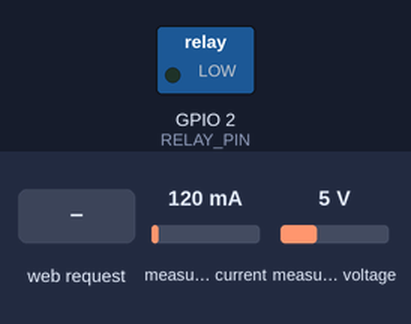
A sketch run on a simulated ESP32. On the bench: switched loads named in the sketch (green lamp = pin HIGH). The test bench sets the inputs (shaded band); at power-on: measured current 120 mA, measured voltage 5 V. WiFi joins after 1.5 s; servers stay silent unless stated; EEPROM starts erased; what the sketch prints to the serial monitor is not drawn.

Above: at 4.7 s.
4.8 s: HTTP request GET /setlimit?value=1 received
At 6.1 s:
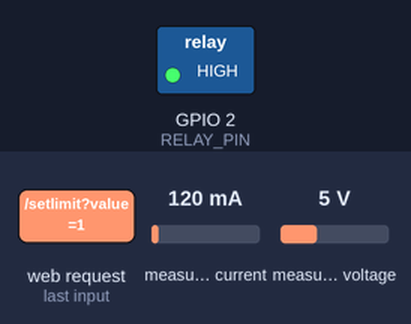
Timing chart, 0 to 7.8 s (numbered marks = the images above; inputs shaded):
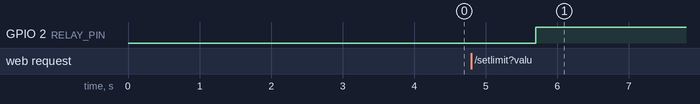

Measured:
- after the input at 4.8 s, GPIO 2 (RELAY_PIN): LOW → HIGH after 0.90 s

The sketch:

adwasdasd.ino
```cpp
/*
 * Smart Energy Meter + Web Control + Adjustable Power Limit + QR WiFi Access
 * Board: ESP32 Dev Module
 */

#include <WiFi.h>
#include <WebServer.h>
#include <PZEM004Tv30.h>
#include <EEPROM.h>

#define PZEM_RX_PIN 16
#define PZEM_TX_PIN 17
#define RELAY_PIN 2

const char* ssid = "LEKMELU GAWE YOMELU BAYAR";
const char* password = "cahrantau";

#define EEPROM_SIZE 32
#define ADDR_TRIP 0

PZEM004Tv30 pzem(Serial2, PZEM_RX_PIN, PZEM_TX_PIN);
WebServer server(80);

float voltage = 0, current = 0, power = 0, energy = 0;
float avgPower = 0, cost = 0, TRIP_THRESHOLD = 1800.0;
bool relayStatus = true;
const unsigned long DEBOUNCE_TIME = 3000;
unsigned long lastTripTime = 0;

String getPage() {
  // Format QR Code untuk WiFi (kompatibel dengan HP Android/iPhone)
  String wifiQR = "WIFI:T:WPA;S:" + String(ssid) + ";P:" + String(password) + ";;";
  String qrURL = "https://chart.googleapis.com/chart?chs=200x200&cht=qr&chl=" + wifiQR;

  String html = R"rawliteral(
  <html>
  <head>
    <meta name='viewport' content='width=device-width, initial-scale=1'>
    <title>Smart Energy Dashboard</title>
    <script src='https://cdn.jsdelivr.net/npm/chart.js'></script>
    <style>
      body { font-family: Arial; background:#f9fafb; text-align:center; margin:0; }
      h2 { color:#1e293b; margin:20px 0; }
      .card { background:white; border-radius:12px; width:80%; margin:20px auto; padding:15px;
              box-shadow:0 2px 6px rgba(0,0,0,0.1); text-align:center; }
      canvas { display:block; margin:auto; width:80%; height:130px !important; }
      button { padding:8px 16px; border:none; border-radius:6px; margin:5px; font-size:15px; }
      .on { background:green; color:white; }
      .off { background:red; color:white; }
      input[type=range] { width:80%; margin:10px 0; }
      input[type=number] { width:80px; padding:5px; text-align:center; }
      img.qr { margin:10px auto; border-radius:10px; box-shadow:0 2px 5px rgba(0,0,0,0.1); }
    </style>
  </head>
  <body>
    <h2>Smart Energy Dashboard</h2>

    <div class='card'>
      <h3>🔗 Hubungkan ke WiFi</h3>
      <p><b>SSID:</b> )rawliteral" + String(ssid) + R"rawliteral(<br>
         <b>Password:</b> )rawliteral" + String(password) + R"rawliteral(</p>
      <img class='qr' src=')rawliteral" + qrURL + R"rawliteral(' alt='WiFi QR Code'>
      <p>📱 Scan QR di atas untuk langsung tersambung ke jaringan WiFi</p>
    </div>

    <div class='card'>
      <p><b>Tegangan:</b> <span id='v'>0</span> V</p>
      <canvas id='voltChart'></canvas>
    </div>

    <div class='card'>
      <p><b>Arus:</b> <span id='i'>0</span> A</p>
      <canvas id='currChart'></canvas>
    </div>

    <div class='card'>
      <p><b>Daya:</b> <span id='p'>0</span> W</p>
      <canvas id='powerChart'></canvas>
    </div>

    <div class='card'>
      <p><b>Energi:</b> <span id='e'>0</span> Wh</p>
      <canvas id='energyChart'></canvas>
    </div>

    <div class='card'>
      <p><b>Biaya:</b> Rp <span id='c'>0</span></p>
      <canvas id='costChart'></canvas>
    </div>

    <div class='card'>
      <p><b>Status Relay:</b> <span id='r'>ON ✅</span></p>
      <a href='/on'><button class='on'>NYALAKAN</button></a>
      <a href='/off'><button class='off'>MATIKAN</button></a>
    </div>

    <div class='card'>
      <p><b>Batas Daya Proteksi:</b> <span id='limit'>0</span> W</p>
      <input type='range' id='limitSlider' min='0' max='5000' step='10' value='1800' oninput='updateLimit(this.value)'>
      <input type='number' id='limitBox' value='1800' min='0' step='10' oninput='updateLimit(this.value)'>
      <button onclick='saveLimit()' style='background:#2563eb;color:white;'>Simpan Batas</button>
    </div>

    <script>
      let data = {v:[], i:[], p:[], e:[], c:[]};
      let maxPoints = 20;

      const charts = {};
      const makeChart = (id,color)=>{
        const ctx=document.getElementById(id).getContext('2d');
        charts[id]=new Chart(ctx,{type:'line',data:{labels:[],datasets:[{borderColor:color,borderWidth:2,fill:true,backgroundColor:color+'22',pointRadius:0}]},
        options:{scales:{x:{display:false},y:{display:false}},plugins:{legend:{display:false}},animation:false}});
      };

      makeChart('voltChart','#3b82f6');
      makeChart('currChart','#22c55e');
      makeChart('powerChart','#ef4444');
      makeChart('energyChart','#f59e0b');
      makeChart('costChart','#8b5cf6');

      async function fetchData(){
        const res=await fetch('/data');
        const j=await res.json();
        document.getElementById('v').innerText=j.voltage.toFixed(2);
        document.getElementById('i').innerText=j.current.toFixed(3);
        document.getElementById('p').innerText=j.power.toFixed(2);
        document.getElementById('e').innerText=j.energy.toFixed(3);
        document.getElementById('c').innerText=j.cost.toFixed(2);
        document.getElementById('r').innerText=j.relay ? "ON ✅" : "OFF ⚠";
        document.getElementById('limit').innerText=j.limit.toFixed(0);
        document.getElementById('limitSlider').value=j.limit;
        document.getElementById('limitBox').value=j.limit;

        const m={v:'voltChart',i:'currChart',p:'powerChart',e:'energyChart',c:'costChart'};
        const v={v:j.voltage,i:j.current,p:j.power,e:j.energy,c:j.cost};
        for(let k in m){
          data[k].push(v[k]);
          if(data[k].length>maxPoints)data[k].shift();
          charts[m[k]].data.labels=Array(data[k].length).fill('');
          charts[m[k]].data.datasets[0].data=data[k];
          charts[m[k]].update();
        }
      }

      function updateLimit(val){
        document.getElementById('limitBox').value=val;
        document.getElementById('limitSlider').value=val;
        document.getElementById('limit').innerText=val;
      }

      async function saveLimit(){
        const newLimit=document.getElementById('limitBox').value;
        await fetch('/setlimit?value='+newLimit);
        alert('Batas daya disimpan: '+newLimit+' W');
      }

      setInterval(fetchData,2000);
    </script>
  </body>
  </html>
  )rawliteral";
  return html;
}

void setup() {
  Serial.begin(115200);
  delay(2000);
  EEPROM.begin(EEPROM_SIZE);
  EEPROM.get(ADDR_TRIP, TRIP_THRESHOLD);
  if (isnan(TRIP_THRESHOLD) || TRIP_THRESHOLD < 0) TRIP_THRESHOLD = 1800.0;

  pinMode(RELAY_PIN, OUTPUT);
  digitalWrite(RELAY_PIN, LOW);

  WiFi.begin(ssid, password);
  Serial.print("Menghubungkan ke WiFi ");
  while (WiFi.status() != WL_CONNECTED) { delay(500); Serial.print("."); }
  Serial.println("\n✅ WiFi Terhubung!");
  Serial.println(WiFi.localIP());

  server.on("/", [](){ server.send(200, "text/html", getPage()); });
  server.on("/on", [](){ digitalWrite(RELAY_PIN, LOW); relayStatus=true; server.send(200,"text/html",getPage()); });
  server.on("/off", [](){ digitalWrite(RELAY_PIN, HIGH); relayStatus=false; server.send(200,"text/html",getPage()); });

  server.on("/setlimit", [](){
    if(server.hasArg("value")){
      float newLimit = server.arg("value").toFloat();
      if(newLimit >= 0){
        TRIP_THRESHOLD = newLimit;
        EEPROM.put(ADDR_TRIP, TRIP_THRESHOLD);
        EEPROM.commit();
        Serial.printf("✅ Batas daya baru disimpan: %.2f W\n", TRIP_THRESHOLD);
        server.send(200,"text/plain","OK");
      } else server.send(400,"text/plain","Invalid value");
    } else server.send(400,"text/plain","No value");
  });

  server.on("/data", [](){
    cost = energy * 1.5;
    String json = "{";
    json += "\"voltage\":" + String(voltage,2) + ",";
    json += "\"current\":" + String(current,3) + ",";
    json += "\"power\":" + String(power,2) + ",";
    json += "\"energy\":" + String(energy,3) + ",";
    json += "\"cost\":" + String(cost,2) + ",";
    json += "\"limit\":" + String(TRIP_THRESHOLD,0) + ",";
    json += "\"relay\":" + String(relayStatus ? "true" : "false");
    json += "}";
    server.send(200,"application/json",json);
  });

  server.begin();
  Serial.println("🌐 Server siap diakses!");
}

void loop() {
  server.handleClient();

  voltage = pzem.voltage();
  current = pzem.current();
  power = pzem.power();
  energy = pzem.energy();

  avgPower = 0.7 * avgPower + 0.3 * power;
  power = avgPower;

  if (!isnan(power)) {
    if (power > TRIP_THRESHOLD && relayStatus && millis()-lastTripTime>DEBOUNCE_TIME) {
      digitalWrite(RELAY_PIN, HIGH);
      relayStatus = false;
      lastTripTime = millis();
      Serial.printf("⚠ Proteksi aktif! Daya melebihi %.2f W\n", TRIP_THRESHOLD);
    }
  }
  delay(1000);
}
```
